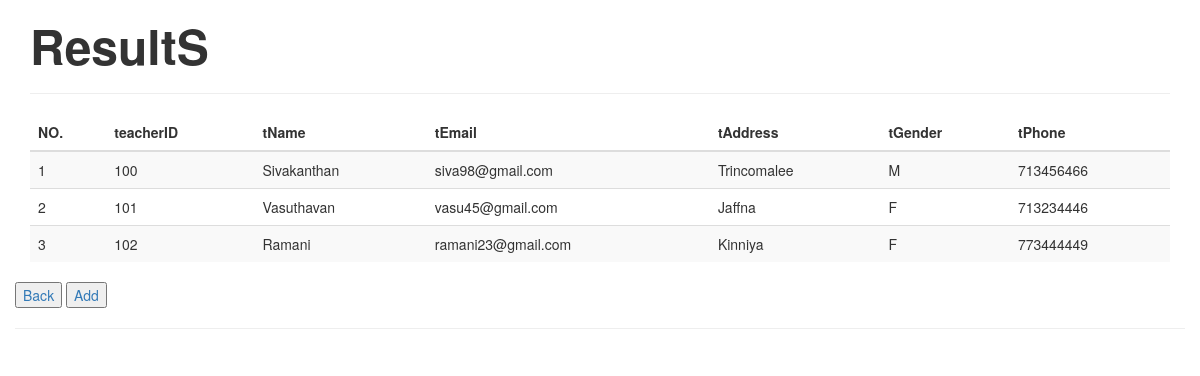
Page /teacher.php on the committed database.
### tables this page shows
CREATE TABLE `teacher` (
  `teacherID` int(11) NOT NULL,
  `tName` varchar(15) NOT NULL,
  `tEmail` varchar(30) NOT NULL,
  `tAddress` varchar(30) NOT NULL,
  `tGender` char(5) DEFAULT NULL,
  `tPhone` int(11) DEFAULT NULL
);

### teacher.php (the view)
<?php
require_once'connection_index.php';
?>
<!DOCTYPE html>
<html lang="en">
<link href="https://maxcdn.bootstrapcdn.com/bootstrap/3.3.0/css/bootstrap.min.css" rel="stylesheet">
<body>
<div class="container">
<div class="row">
<div class="col-md-12">
<h3><b><FONT size='50px'> ResultS </font></b></h3> <hr />
<div class="table-responsive">
<table id="mytable" class="table table-bordred table-striped">
<thead>
<th>NO.</th>
<th>teacherID </th>
<th>tName </th>
<th>tEmail </th>
<th>tAddress</th>
<th>tGender </th>
<th>tPhone</th>
</thead>
<tbody>
<?php
$sql =mysqli_query($con, "call show_teacher()");
$cnt=1;
$row=mysqli_num_rows($sql);
if($row>0){
while ($result=mysqli_fetch_array($sql)) {
?>
<tr>
<td><?php echo htmlentities($cnt);?></td>
<td><?php echo htmlentities($result['teacherID']);?></td>
<td><?php echo htmlentities($result['tName']);?></td>
<td><?php echo htmlentities($result['tEmail']);?></td>
<td><?php echo htmlentities($result['tAddress']);?></td>
<td><?php echo htmlentities($result['tGender']);?></td>
<td><?php echo htmlentities($result['tPhone']);?></td>
</tr>
<?php
$cnt++;
} } else { ?>
<tr>
<td colspan="9" style="color:red; font-weight:bold;text-align:center;"> No Record found</td>
</tr>
<?php } ?>
</tbody>
</table>
</div>
</div>
<a href="admin.php"><button >Back</button></a>
<a href="insert_result.php"><button >Add </button></a><hr />
</div>
</div>
</body>
</html>

### rows in the picture
teacher: teacherID "100", tName "Sivakanthan", tEmail "siva98@gmail.com", tAddress "Trincomalee", tGender "M", tPhone "713456466"
teacher: teacherID "101", tName "Vasuthavan", tEmail "vasu45@gmail.com", tAddress "Jaffna", tGender "F", tPhone "713234446"
teacher: teacherID "102", tName "Ramani", tEmail "ramani23@gmail.com", tAddress "Kinniya", tGender "F", tPhone "773444449"
